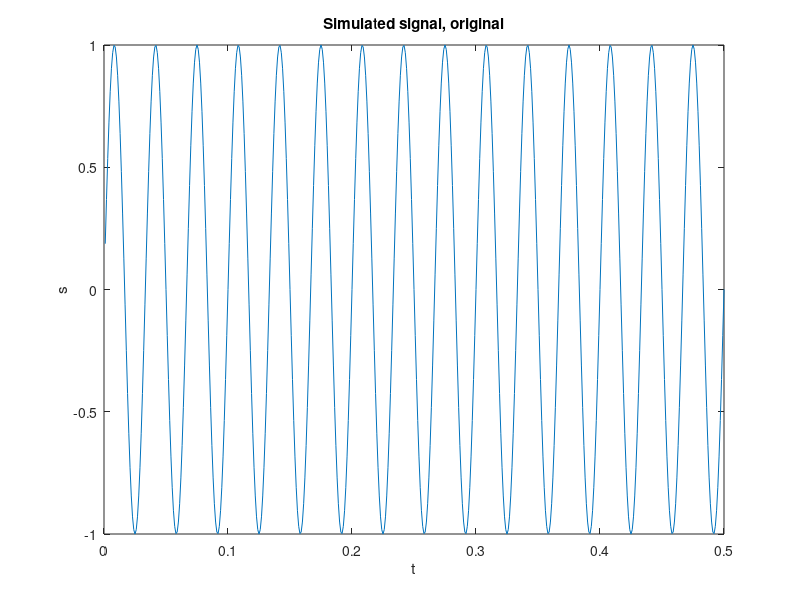
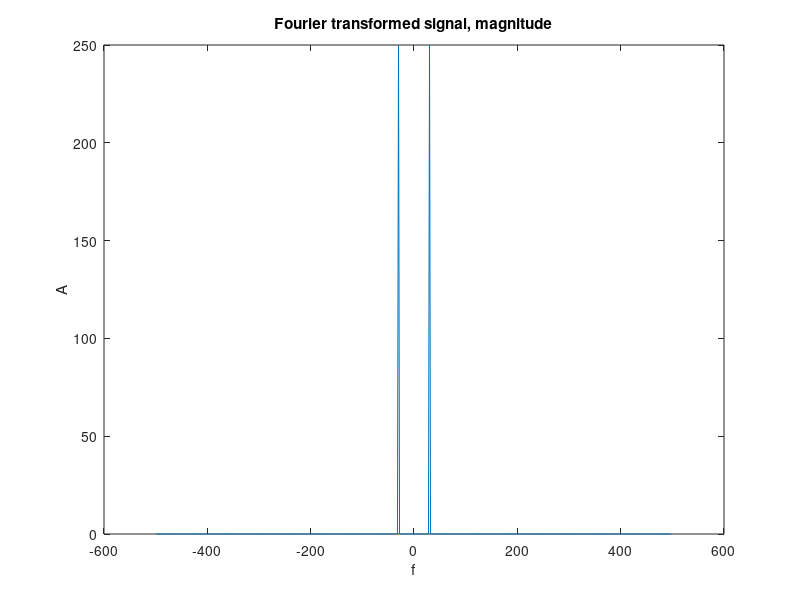
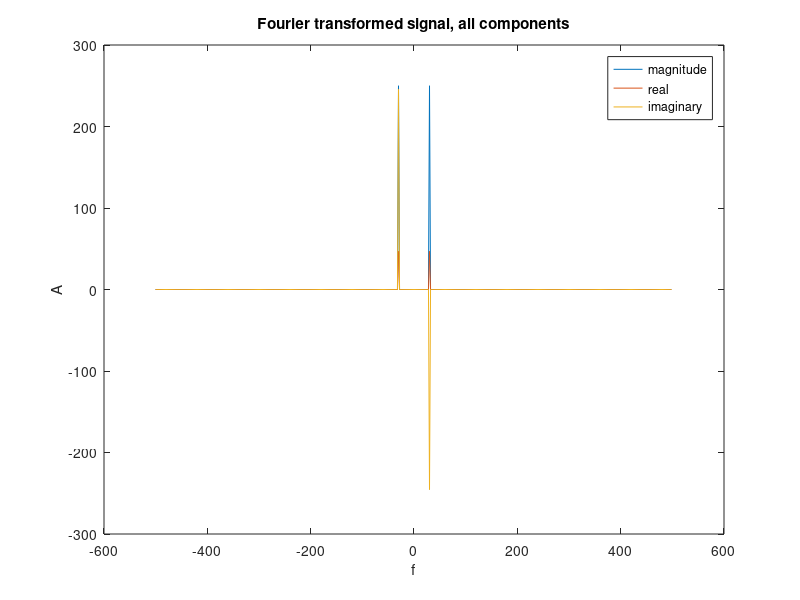

Write the MATLAB code that produced these figures, in order.
%Simulate signal
N=500;
t = 1:N; %1 step = 1 ms
t = t./1000;
s = sin(2*pi*30*t);

%Plot
figure
plot(t,s)
xlabel('t')
ylabel('s')
title('Simulated signal, original')

%Fourier transform
s_ft = fftshift(fft(s));
fvec = 1000*((-N/2):(N/2-1))/N;

%Plot
figure
plot(fvec, abs(s_ft))
xlabel('f')
ylabel('A')
title('Fourier transformed signal, magnitude')

figure
plot(fvec, abs(s_ft))
hold on
plot(fvec, real(s_ft))
plot(fvec, imag(s_ft))
xlabel('f')
ylabel('A')
title('Fourier transformed signal, all components')
legend('magnitude', 'real', 'imaginary')